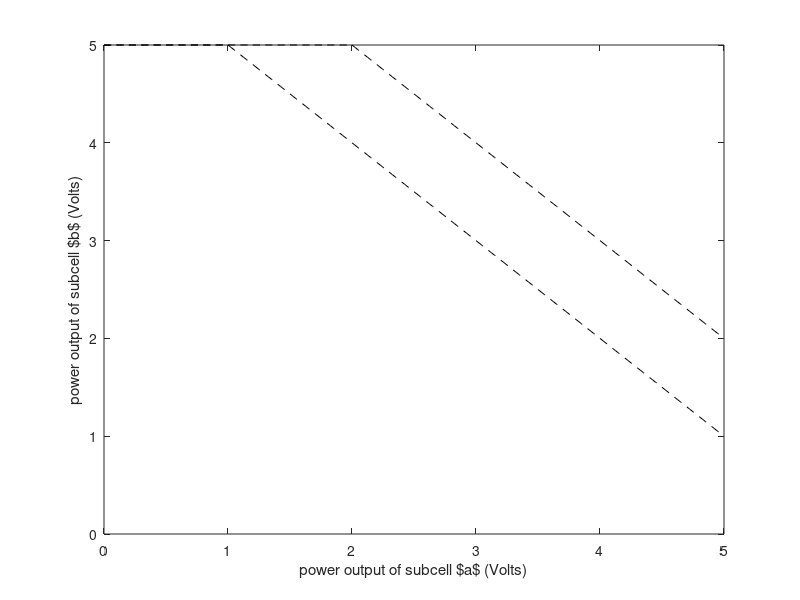

The MATLAB script that drew this image:
#!/usr/bin/env octave

figure('visible', 'off');

x=0:.025:5;

y1 = min(5, max(6-x, 1));
y2 = min(5, max(7-x, 1));

plot(x, y1, '--', "color", "black")
hold on;
plot(x, y2, '--', "color", "black")

patch([x;x], [y1;y2], "FaceColor", [.5,.5,.5])
xlabel("power output of subcell $a$ (Volts)")
ylabel("power output of subcell $b$ (Volts)")
xlim([0 5])
ylim([0 5])

hold off;

print -depslatex "-S300,300" "power-fig.tex"
